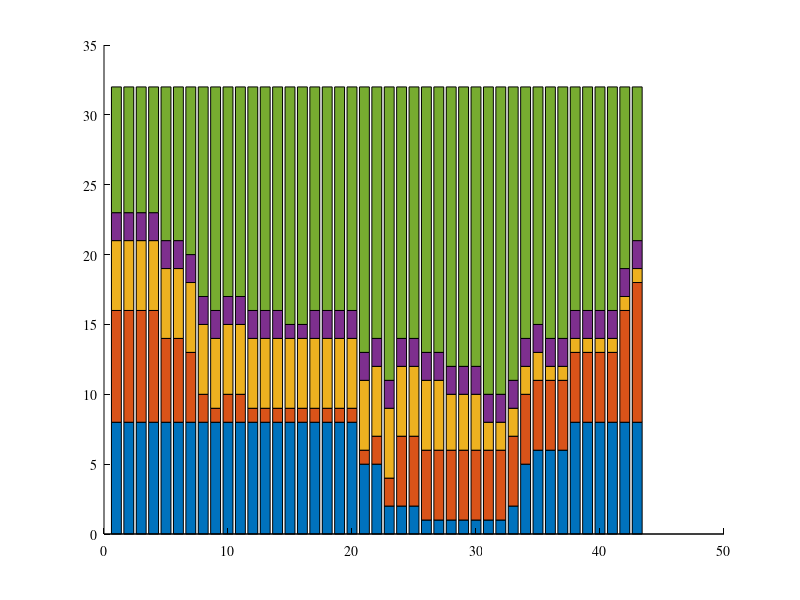

Reproduce this figure in MATLAB. (Note: this script raises an error after producing the figure.)
clear all, close all, clc % Clean slate

%% Setup
% Load data
load('tn-207-prbs.mat')
Y = fliplr(Y);

% Design scalars
COLUMNWIDTH = 252;  % width of page in pts
K = 2;              % scaling factor to apply to all measurements

% FontSize (10pt)
TINY = 5 * K;
SCRIPTSIZE = 7 * K;
FOOTNOTESIZE = 8 * K;
SMALL = 9 * K;
NORMALSIZE = 10 * K;
LARGE = 12 * K;

FN = 'Times'; %FontName
LW = 0.25 * K; %LineWidth

% Custom colors (B/W)
colors = (0:0.25:1).' .* [1,1,1];

% Figure size in pts
width = COLUMNWIDTH * K;
height = width * 432/768 / 2;
pos = [0, 0, width, height];

%% Create Figure

% Screen placement
set(groot,'Units','points')
scrn = get(groot,'ScreenSize') - pos;
pos(1:2) = scrn(3:4)/2;

% Sanity check
if any(scrn(3:4) < 0), error('Scaling factor K is too large for the screen.'); end

% Create Figure
fig = figure('Units','points','Position',pos);

%% Add data
ax = axes;
bar(Y,'stacked', 'LineWidth', LW)

% Update color scheme
set(ax, 'ColorOrder', colors)

% Configure Axes
N = length(ax);
for i=1:N
    set(ax(i), 'Parent', fig, 'Units', 'normalized', 'NextPlot', 'add', ...
        'XScale', 'linear', 'YScale', 'linear', 'LineWidth', LW, ...
        'XGrid', 'off', 'YGrid', 'off', 'XColor', 'k', 'YColor', 'k',...
        'XMinorTick','off','YMinorTick','off', 'Box', 'off', ...
        'FontSize', TINY, 'FontName', FN);
    
    set(ax(i).YLabel ,'String','No. of PRBs assigned', 'FontSize', SCRIPTSIZE, 'FontName', FN);
    
    % Add labeling to bottom x-axis
    set(ax(i).XLabel ,'String','Planned sequence of MOVE actions', 'FontSize', SCRIPTSIZE, 'FontName', FN);
    set(ax(i) ,'XTickLabel', '');
end

set(ax, 'YTick', 0:8:32);

% Add Legend
leg = legend('Parent',fig,...
    'String',{'Robot 1','Robot 2','Robot 3','Robot 4','Unassigned'}, ...
    'NumColumns', 5, 'Location', 'north', 'Fontname', FN, 'FontSize', TINY);

%% Resize Axes to fill Figure, export result

% [left bottom right top]
t = get(ax,'TightInset');
% [left bottom width height]
p = get(ax,'Position');

if iscell(t)
    t = cell2mat(t);
    p = cell2mat(p);
end

% All Axes have the same 'left', and 'width'
left = max(t(:,1));
width = 1 - max(t(:,1)) - max(t(:,3));

% Their height is distributed equally
total_height = 1 - sum(t(:,2)) - sum(t(:,4));
height = total_height / N;

% Finally, we determine their 'bottom' position dynamically
bottom = zeros(N,1);
for i=N:-1:1
    if i==N
        bottom(i) = t(i,2);
    else
        bottom(i) = bottom(i+1) + height + t(i+1,4) + t(i,2);
    end
    set(ax(i),'Position',[left, bottom(i), width, height])
end

% Print Figure to file, using the vector format
exportgraphics(fig, 'Results-BarStacked-PRB.pdf')
